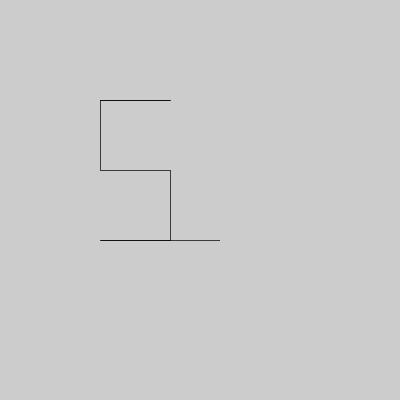
Frame 1 (no input)
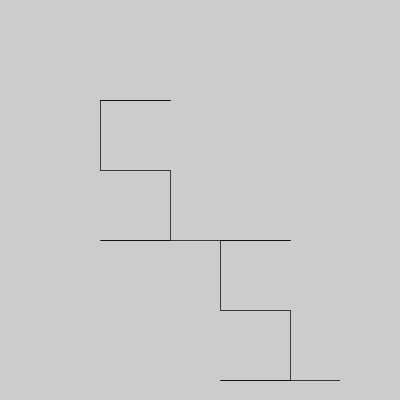
Frame 2 (the mouse pressed at the canvas centre, redrawn once)

The Processing sketch that drew these frames (run headless with seeded random() and noise(); the mouse was pressed at the canvas centre and the sketch redrawn once):

// Processing sketch: etchasketch
// ── etchasketch.pde
int x, y;

void setup() {
  size(400,400);
  frameRate(10);
  //Set start coords
  x = width/4;
  y = height/4;
}


void draw() {
  fill(255);
  drawName();
  noLoop();
}

//Algorithm for your first name
void drawName() {
  moveRight(7);
  moveLeft(7);
  moveDown(7);
  moveRight(7);
  moveDown(7);
  moveLeft(7);
  moveRight(12);
  
  
  
}


//Method to draw right line
void moveRight(int rep) {
  for (int i=0;i<rep*10;i++) {
    point(x+i,y);
  }
  x = x + (10*rep);
}

void moveLeft(int rep) {
  for (int o = 0;o<rep*10;o++) {
    point(x-o,y);
  }
  x = x - (rep*10);
}

void moveUp(int rep) {
  for (int o = 0;o<rep*10;o++) {
    point(x,y-o);
  }
  y = y - (rep*10);
}

void moveDown(int rep) {
  for (int o = 0;o<rep*10;o++) {
    point(x,y+o);
  }
  y = y + (rep*10);
}
